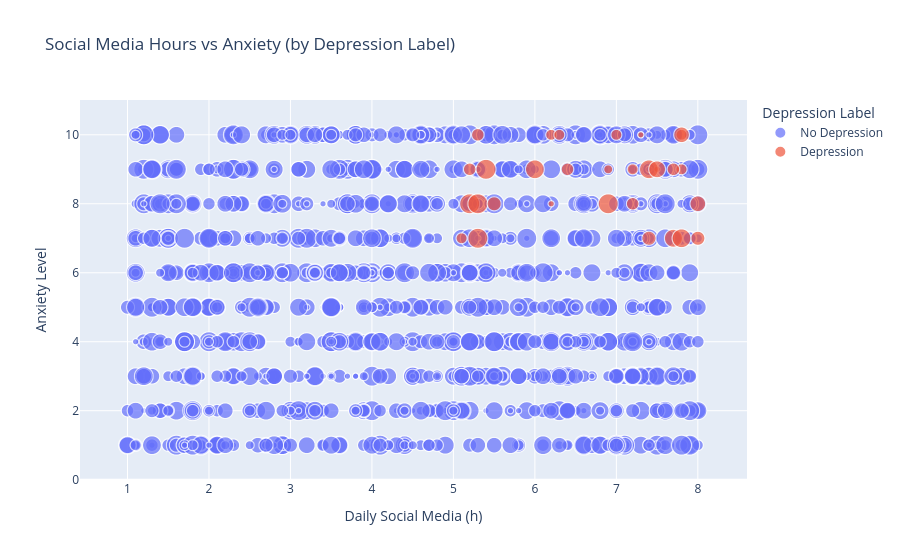

Notebook code for this chart:
### Markdown cell above
## Section 5 — Advanced Visualizations

Interactive and multivariate views of relationships.

### Code cell
fig = px.scatter(
    df, x='daily_social_media_hours', y='anxiety_level', color='depression_label',
    size='addiction_level', hover_data=['platform_usage', 'sleep_hours'],
    title='Social Media Hours vs Anxiety (by Depression Label)',
    labels={'daily_social_media_hours': 'Daily Social Media (h)', 'anxiety_level': 'Anxiety Level'}
)
fig.update_layout(legend_title_text='Depression Label')
fig.show()

### Figure 1 — Plotly figure (JSON) as saved in the notebook; plotly's stock layout.template omitted (floating-point values rounded to 4 significant figures; data arrays with more than 128 entries replaced by an {"elided": "..."} marker saying what was removed)
{"data": [{"customdata": {"elided": "1169x2 mixed values"}, "hovertemplate": "depression_label=No Depression<br>Daily Social Media (h)=%{x}<br>Anxiety Level=%{y}<br>addiction_level=%{marker.size}<br>platform_usage=%{customdata[0]}<br>sleep_hours=%{customdata[1]}<extra></extra>", "legendgroup": "No Depression", "marker": {"color": "#636efa", "size": {"elided": "1169 int values"}, "sizemode": "area", "sizeref": 0.025, "symbol": "circle"}, "mode": "markers", "name": "No Depression", "showlegend": true, "type": "scattergl", "x": {"elided": "1169 float values"}, "xaxis": "x", "y": {"elided": "1169 int values"}, "yaxis": "y"}, {"customdata": [["Instagram", 4.1], ["TikTok", 5.3], ["Instagram", 5], ["Instagram", 4.1], ["TikTok", 4.8], ["Both", 4.2], ["Instagram", 4.3], ["TikTok", 5.6], ["Instagram", 4.2], ["TikTok", 5.5], ["TikTok", 4.5], ["Instagram", 4.2], ["Both", 5.6], ["Both", 4.7], ["Both", 5.7], ["TikTok", 5], ["TikTok", 4.4], ["TikTok", 5.4], ["Instagram", 4.4], ["TikTok", 4.3], ["Instagram", 5.8], ["Both", 4.2], ["TikTok", 5.2], ["Both", 4.2], ["Both", 5.7], ["Instagram", 4.1], ["Both", 4.4], ["Instagram", 4.6], ["Both", 4.6], ["TikTok", 4.8], ["TikTok", 4.7]], "hovertemplate": "depression_label=Depression<br>Daily Social Media (h)=%{x}<br>Anxiety Level=%{y}<br>addiction_level=%{marker.size}<br>platform_usage=%{customdata[0]}<br>sleep_hours=%{customdata[1]}<extra></extra>", "legendgroup": "Depression", "marker": {"color": "#EF553B", "size": [1, 3, 3, 3, 1, 3, 10, 4, 4, 9, 3, 9, 4, 10, 5, 4, 3, 7, 8, 10, 10, 4, 10, 9, 5, 1, 5, 6, 2, 3, 6], "sizemode": "area", "sizeref": 0.025, "symbol": "circle"}, "mode": "markers", "name": "Depression", "showlegend": true, "type": "scattergl", "x": [6.2, 7.8, 7.8, 5.1, 7.5, 7.2, 5.2, 5.2, 7.7, 7.4, 7, 6, 5.3, 5.3, 8, 7.2, 6.2, 7.5, 7.7, 5.3, 6.9, 6.4, 5.4, 7.8, 5.5, 7.3, 7.4, 7.8, 6.9, 6.3, 8], "xaxis": "x", "y": [8, 9, 10, 7, 9, 9, 8, 9, 9, 9, 10, 9, 10, 8, 7, 8, 10, 9, 7, 7, 8, 9, 9, 7, 8, 10, 7, 10, 9, 10, 8], "yaxis": "y"}], "layout": {"legend": {"itemsizing": "constant", "title": {"text": "Depression Label"}, "tracegroupgap": 0}, "title": {"text": "Social Media Hours vs Anxiety (by Depression Label)"}, "xaxis": {"anchor": "y", "domain": [0, 1], "title": {"text": "Daily Social Media (h)"}}, "yaxis": {"anchor": "x", "domain": [0, 1], "title": {"text": "Anxiety Level"}}}}
